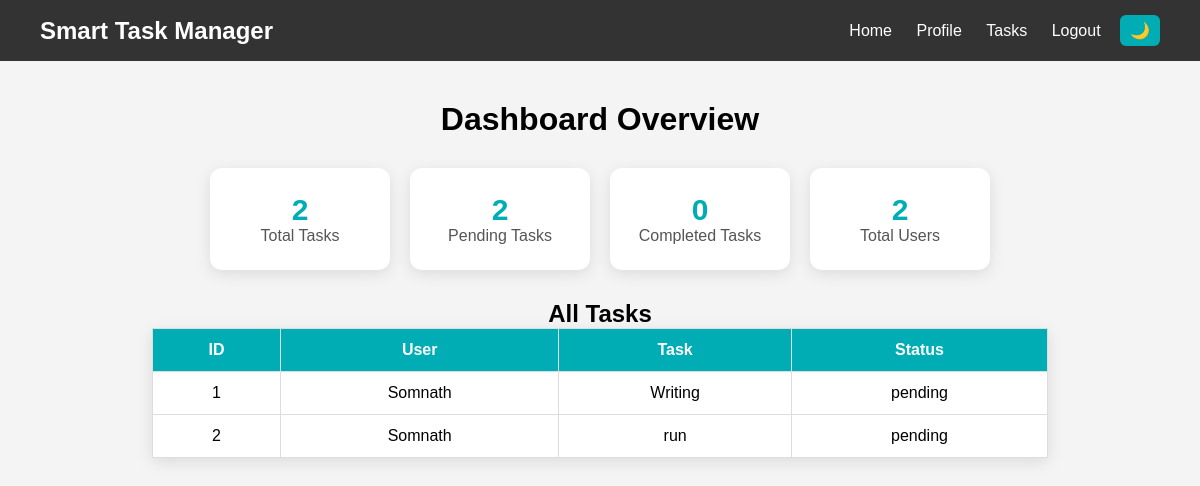
Page /admin (signed in) on the earlier database version.
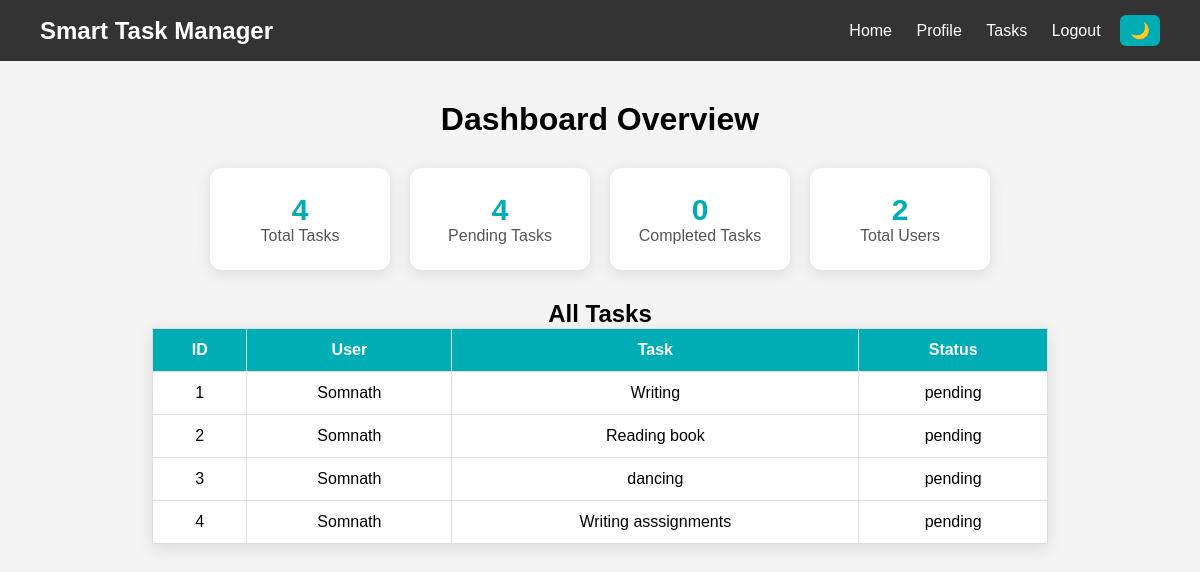
Same page on the later database version.
### tables this page shows
CREATE TABLE tasks (
        id INTEGER PRIMARY KEY AUTOINCREMENT,
        username TEXT,
        task TEXT,
        status TEXT DEFAULT 'pending',
        deadline TEXT
    );

### app.py (the view)
@app.route('/admin')
def admin():
    if 'user' not in session:
        return redirect('/login')
    if session.get('role') != 'admin':
        return "❌ Access Denied"
    conn = sqlite3.connect("data.db")
    c = conn.cursor()
    c.execute("SELECT * FROM tasks")
    tasks = c.fetchall()
    c.execute("SELECT COUNT(*) FROM tasks")
    total_tasks = c.fetchone()[0]
    c.execute("SELECT COUNT(*) FROM tasks WHERE status='pending'")
    pending_tasks = c.fetchone()[0]
    c.execute("SELECT COUNT(*) FROM tasks WHERE status='completed'")
    completed_tasks = c.fetchone()[0]
    c.execute("SELECT COUNT(*) FROM users")
    total_users = c.fetchone()[0]
    conn.close()
    return render_template(
        'admin.html',
        tasks=tasks,
        total_tasks=total_tasks,
        pending_tasks=pending_tasks,
        completed_tasks=completed_tasks,
        total_users=total_users
    )

### templates/admin.html (shortened to what this page needs)
<!DOCTYPE html>
<html>
<head>
    <link rel="stylesheet" href="{{ url_for('static', filename='style.css') }}">
</head>
<body>
{% extends "base.html" %}
{% block content %}
    <div class="admin-container">
        <h1>Dashboard Overview</h1>
        <div class="stats">
            <div class="card">
                <h2>{{ total_tasks }}</h2>
                <p>Total Tasks</p>
            </div>
            <div class="card">
                <h2>{{ pending_tasks }}</h2>
                <p>Pending Tasks</p>
            </div>
            <div class="card">
                <h2>{{ completed_tasks }}</h2>
                <p>Completed Tasks</p>
            </div>
            <div class="card">
                <h2>{{ total_users }}</h2>
                <p>Total Users</p>
            </div>
        </div>
        <h2>All Tasks</h2>
        <table>
            <tr>
                <th>ID</th>
                <th>User</th>
                <th>Task</th>
                <th>Status</th>
            </tr>
            {% for task in tasks %}
            <tr>
                <td>{{ task[0] }}</td>
                <td>{{ task[1] }}</td>
                <td>{{ task[2] }}</td>
                <td>{{ task[3] }}</td>
            </tr>
            {% endfor %}
        </table>
    </div>
{% endblock %}

Differences in the rows shown:
changed tasks id 2: task "run" → "Reading book"
added tasks: id "3", username "Somnath", task "dancing", status "pending"
added tasks: id "4", username "Somnath", task "Writing asssignments", status "pending"
Other differences:
{{ total_tasks }}: "2" → "4"
{{ pending_tasks }}: "2" → "4"
